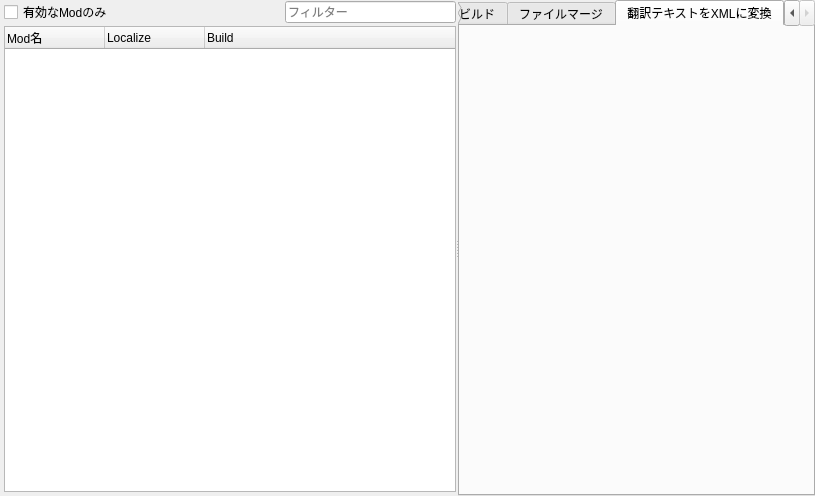
<?xml version="1.0" encoding="UTF-8"?>
<ui version="4.0">
 <class>UIMO2View</class>
 <widget class="QWidget" name="UIMO2View">
  <property name="geometry">
   <rect>
    <x>0</x>
    <y>0</y>
    <width>815</width>
    <height>496</height>
   </rect>
  </property>
  <property name="windowTitle">
   <string>Form</string>
  </property>
  <layout class="QVBoxLayout" name="verticalLayout_3">
   <property name="spacing">
    <number>0</number>
   </property>
   <property name="leftMargin">
    <number>0</number>
   </property>
   <property name="topMargin">
    <number>0</number>
   </property>
   <property name="rightMargin">
    <number>0</number>
   </property>
   <property name="bottomMargin">
    <number>0</number>
   </property>
   <item>
    <widget class="QSplitter" name="splitter">
     <property name="orientation">
      <enum>Qt::Horizontal</enum>
     </property>
     <property name="handleWidth">
      <number>2</number>
     </property>
     <widget class="QWidget" name="layoutWidget">
      <layout class="QVBoxLayout" name="verticalLayout">
       <property name="spacing">
        <number>2</number>
       </property>
       <property name="leftMargin">
        <number>4</number>
       </property>
       <property name="bottomMargin">
        <number>4</number>
       </property>
       <item>
        <widget class="QWidget" name="widget_1" native="true">
         <layout class="QHBoxLayout" name="horizontalLayout">
          <property name="spacing">
           <number>0</number>
          </property>
          <property name="leftMargin">
           <number>0</number>
          </property>
          <property name="topMargin">
           <number>0</number>
          </property>
          <property name="rightMargin">
           <number>0</number>
          </property>
          <property name="bottomMargin">
           <number>0</number>
          </property>
          <item>
           <widget class="QCheckBox" name="checkBox">
            <property name="text">
             <string>有効なModのみ</string>
            </property>
           </widget>
          </item>
          <item>
           <spacer name="horizontalSpacer">
            <property name="orientation">
             <enum>Qt::Horizontal</enum>
            </property>
            <property name="sizeType">
             <enum>QSizePolicy::Expanding</enum>
            </property>
            <property name="sizeHint" stdset="0">
             <size>
              <width>16</width>
              <height>20</height>
             </size>
            </property>
           </spacer>
          </item>
          <item>
           <widget class="QLineEdit" name="lineEdit">
            <property name="placeholderText">
             <string>フィルター</string>
            </property>
           </widget>
          </item>
         </layout>
        </widget>
       </item>
       <item>
        <widget class="HTreeWidget" name="treeWidget">
         <property name="dragEnabled">
          <bool>false</bool>
         </property>
         <property name="alternatingRowColors">
          <bool>true</bool>
         </property>
         <property name="indentation">
          <number>16</number>
         </property>
         <property name="rootIsDecorated">
          <bool>true</bool>
         </property>
         <property name="uniformRowHeights">
          <bool>true</bool>
         </property>
         <property name="itemsExpandable">
          <bool>true</bool>
         </property>
         <property name="expandsOnDoubleClick">
          <bool>false</bool>
         </property>
         <column>
          <property name="text">
           <string>Mod名</string>
          </property>
         </column>
         <column>
          <property name="text">
           <string>Localize</string>
          </property>
         </column>
         <column>
          <property name="text">
           <string>Build</string>
          </property>
         </column>
        </widget>
       </item>
      </layout>
     </widget>
     <widget class="QTabWidget" name="tabWidget">
      <property name="currentIndex">
       <number>3</number>
      </property>
      <widget class="QWidget" name="tab">
       <attribute name="title">
        <string>ファイル</string>
       </attribute>
       <layout class="QVBoxLayout" name="verticalLayout_2">
        <property name="spacing">
         <number>0</number>
        </property>
        <property name="leftMargin">
         <number>0</number>
        </property>
        <property name="topMargin">
         <number>0</number>
        </property>
        <property name="rightMargin">
         <number>0</number>
        </property>
        <property name="bottomMargin">
         <number>0</number>
        </property>
        <item>
         <widget class="UIMO2ViewFile" name="mo2File" native="true"/>
        </item>
       </layout>
      </widget>
      <widget class="QWidget" name="tab_2">
       <attribute name="title">
        <string>ビルド</string>
       </attribute>
       <layout class="QVBoxLayout" name="verticalLayout_4">
        <property name="spacing">
         <number>0</number>
        </property>
        <property name="leftMargin">
         <number>0</number>
        </property>
        <property name="topMargin">
         <number>0</number>
        </property>
        <property name="rightMargin">
         <number>0</number>
        </property>
        <property name="bottomMargin">
         <number>0</number>
        </property>
        <item>
         <widget class="UIMO2ViewBuild" name="mo2viewBuild" native="true"/>
        </item>
       </layout>
      </widget>
      <widget class="QWidget" name="tab_3">
       <attribute name="title">
        <string>ファイルマージ</string>
       </attribute>
       <layout class="QVBoxLayout" name="verticalLayout_5">
        <property name="spacing">
         <number>0</number>
        </property>
        <property name="leftMargin">
         <number>0</number>
        </property>
        <property name="topMargin">
         <number>0</number>
        </property>
        <property name="rightMargin">
         <number>0</number>
        </property>
        <property name="bottomMargin">
         <number>0</number>
        </property>
        <item>
         <widget class="UIMO2ViewMarge" name="mo2Marge" native="true"/>
        </item>
       </layout>
      </widget>
      <widget class="QWidget" name="tab_4">
       <attribute name="title">
        <string>翻訳テキストをXMLに変換</string>
       </attribute>
       <layout class="QVBoxLayout" name="verticalLayout_6">
        <property name="spacing">
         <number>0</number>
        </property>
        <property name="leftMargin">
         <number>0</number>
        </property>
        <property name="topMargin">
         <number>0</number>
        </property>
        <property name="rightMargin">
         <number>0</number>
        </property>
        <property name="bottomMargin">
         <number>0</number>
        </property>
        <item>
         <widget class="UIMO2ViewFOJP" name="mo2fojp" native="true"/>
        </item>
       </layout>
      </widget>
     </widget>
    </widget>
   </item>
  </layout>
 </widget>
 <customwidgets>
  <customwidget>
   <class>HTreeWidget</class>
   <extends>QTreeWidget</extends>
   <header>HTreeWidget.h</header>
  </customwidget>
  <customwidget>
   <class>UIMO2ViewBuild</class>
   <extends>QWidget</extends>
   <header>UIMO2ViewBuild.h</header>
   <container>1</container>
  </customwidget>
  <customwidget>
   <class>UIMO2ViewFile</class>
   <extends>QWidget</extends>
   <header>UIMO2ViewFile.h</header>
   <container>1</container>
  </customwidget>
  <customwidget>
   <class>UIMO2ViewMarge</class>
   <extends>QWidget</extends>
   <header>UIMO2ViewMarge.h</header>
   <container>1</container>
  </customwidget>
  <customwidget>
   <class>UIMO2ViewFOJP</class>
   <extends>QWidget</extends>
   <header>UIMO2ViewFOJP.h</header>
   <container>1</container>
  </customwidget>
 </customwidgets>
 <resources/>
 <connections/>
</ui>
